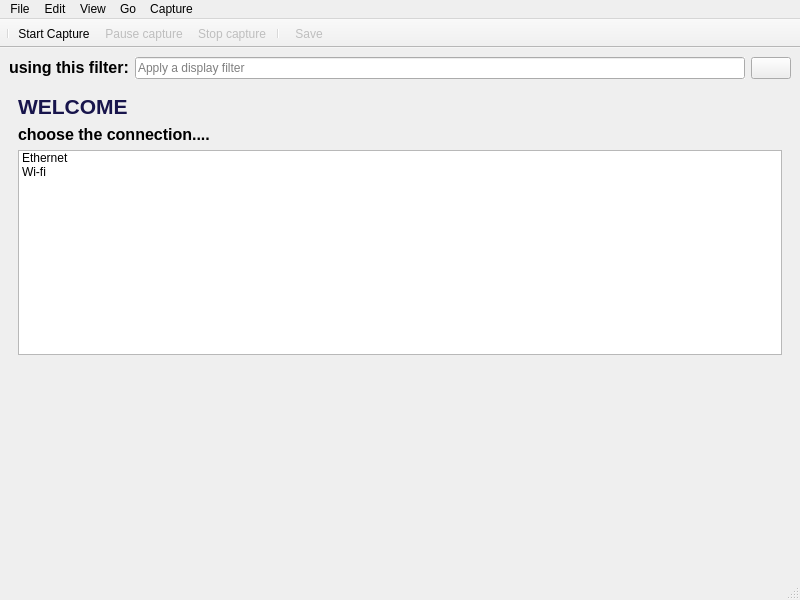
<?xml version="1.0" encoding="UTF-8"?>
<ui version="4.0">
 <class>MainWindow</class>
 <widget class="QMainWindow" name="MainWindow">
  <property name="windowModality">
   <enum>Qt::ApplicationModal</enum>
  </property>
  <property name="geometry">
   <rect>
    <x>0</x>
    <y>0</y>
    <width>800</width>
    <height>600</height>
   </rect>
  </property>
  <property name="minimumSize">
   <size>
    <width>0</width>
    <height>0</height>
   </size>
  </property>
  <property name="windowTitle">
   <string>The Network Analyzer</string>
  </property>
  <widget class="QWidget" name="centralwidget">
   <layout class="QGridLayout" name="gridLayout_3">
    <item row="0" column="0">
     <layout class="QVBoxLayout" name="verticalLayout_6">
      <property name="spacing">
       <number>6</number>
      </property>
      <property name="sizeConstraint">
       <enum>QLayout::SetMinimumSize</enum>
      </property>
      <item>
       <layout class="QHBoxLayout" name="horizontalLayout_2">
        <item>
         <widget class="QLabel" name="label_3">
          <property name="text">
           <string>&lt;html&gt;&lt;head/&gt;&lt;body&gt;&lt;p&gt;&lt;span style=&quot; font-size:12pt; font-weight:600;&quot;&gt;using this filter:&lt;/span&gt;&lt;/p&gt;&lt;/body&gt;&lt;/html&gt;</string>
          </property>
         </widget>
        </item>
        <item>
         <widget class="QLineEdit" name="filterLineEdit">
          <property name="mouseTracking">
           <bool>true</bool>
          </property>
          <property name="autoFillBackground">
           <bool>true</bool>
          </property>
          <property name="inputMask">
           <string/>
          </property>
          <property name="text">
           <string/>
          </property>
          <property name="placeholderText">
           <string>Apply a display filter</string>
          </property>
         </widget>
        </item>
        <item>
         <widget class="QPushButton" name="applyFIlterBtn">
          <property name="toolTip">
           <string>Apply filter</string>
          </property>
          <property name="text">
           <string/>
          </property>
          <property name="icon">
           <iconset>
            <normaloff>filter.png</normaloff>filter.png</iconset>
          </property>
         </widget>
        </item>
       </layout>
      </item>
     </layout>
    </item>
    <item row="1" column="0">
     <widget class="QStackedWidget" name="stackedWidget">
      <property name="currentIndex">
       <number>0</number>
      </property>
      <widget class="QWidget" name="page_3">
       <layout class="QVBoxLayout" name="verticalLayout_4">
        <item>
         <widget class="QLabel" name="label">
          <property name="palette">
           <palette>
            <active>
             <colorrole role="WindowText">
              <brush brushstyle="SolidPattern">
               <color alpha="255">
                <red>24</red>
                <green>21</green>
                <blue>76</blue>
               </color>
              </brush>
             </colorrole>
            </active>
            <inactive>
             <colorrole role="WindowText">
              <brush brushstyle="SolidPattern">
               <color alpha="255">
                <red>24</red>
                <green>21</green>
                <blue>76</blue>
               </color>
              </brush>
             </colorrole>
            </inactive>
            <disabled>
             <colorrole role="WindowText">
              <brush brushstyle="SolidPattern">
               <color alpha="255">
                <red>159</red>
                <green>158</green>
                <blue>158</blue>
               </color>
              </brush>
             </colorrole>
            </disabled>
           </palette>
          </property>
          <property name="font">
           <font>
            <pointsize>16</pointsize>
            <weight>75</weight>
            <bold>true</bold>
           </font>
          </property>
          <property name="text">
           <string>WELCOME</string>
          </property>
          <property name="textFormat">
           <enum>Qt::PlainText</enum>
          </property>
         </widget>
        </item>
        <item>
         <widget class="QLabel" name="label_2">
          <property name="text">
           <string>&lt;html&gt;&lt;head/&gt;&lt;body&gt;&lt;p&gt;&lt;span style=&quot; font-size:12pt; font-weight:600;&quot;&gt;choose the connection....&lt;/span&gt;&lt;/p&gt;&lt;/body&gt;&lt;/html&gt;</string>
          </property>
         </widget>
        </item>
        <item>
         <widget class="QListWidget" name="listWidget">
          <property name="enabled">
           <bool>true</bool>
          </property>
          <property name="resizeMode">
           <enum>QListView::Fixed</enum>
          </property>
          <property name="layoutMode">
           <enum>QListView::SinglePass</enum>
          </property>
          <property name="viewMode">
           <enum>QListView::ListMode</enum>
          </property>
          <item>
           <property name="text">
            <string>Ethernet</string>
           </property>
          </item>
          <item>
           <property name="text">
            <string>Wi-fi</string>
           </property>
          </item>
         </widget>
        </item>
        <item>
         <spacer name="verticalSpacer">
          <property name="orientation">
           <enum>Qt::Vertical</enum>
          </property>
          <property name="sizeHint" stdset="0">
           <size>
            <width>20</width>
            <height>40</height>
           </size>
          </property>
         </spacer>
        </item>
       </layout>
      </widget>
      <widget class="QWidget" name="page_4">
       <layout class="QGridLayout" name="gridLayout_4">
        <item row="1" column="0">
         <widget class="QTreeWidget" name="treeWidget">
          <property name="editTriggers">
           <set>QAbstractItemView::NoEditTriggers</set>
          </property>
          <property name="wordWrap">
           <bool>true</bool>
          </property>
          <column>
           <property name="text">
            <string>Description</string>
           </property>
          </column>
         </widget>
        </item>
        <item row="0" column="0">
         <widget class="QTableWidget" name="table">
          <property name="editTriggers">
           <set>QAbstractItemView::NoEditTriggers</set>
          </property>
          <column>
           <property name="text">
            <string>Time</string>
           </property>
          </column>
          <column>
           <property name="text">
            <string>Source</string>
           </property>
          </column>
          <column>
           <property name="text">
            <string>Destination</string>
           </property>
          </column>
          <column>
           <property name="text">
            <string>Protocol</string>
           </property>
          </column>
          <column>
           <property name="text">
            <string>Length</string>
           </property>
          </column>
          <column>
           <property name="text">
            <string>Info</string>
           </property>
           <property name="textAlignment">
            <set>AlignLeft|AlignVCenter</set>
           </property>
          </column>
         </widget>
        </item>
        <item row="3" column="0">
         <widget class="QPlainTextEdit" name="plainTextEdit">
          <property name="font">
           <font>
            <pointsize>14</pointsize>
           </font>
          </property>
          <property name="documentTitle">
           <string>Hexadecimal</string>
          </property>
          <property name="readOnly">
           <bool>true</bool>
          </property>
         </widget>
        </item>
        <item row="2" column="0">
         <widget class="QLabel" name="label_4">
          <property name="text">
           <string> Hexadecimal</string>
          </property>
         </widget>
        </item>
       </layout>
      </widget>
     </widget>
    </item>
   </layout>
  </widget>
  <widget class="QMenuBar" name="menubar">
   <property name="geometry">
    <rect>
     <x>0</x>
     <y>0</y>
     <width>800</width>
     <height>27</height>
    </rect>
   </property>
   <widget class="QMenu" name="menuFile">
    <property name="title">
     <string>File</string>
    </property>
    <addaction name="saveBtn"/>
    <addaction name="actionExitBtn"/>
   </widget>
   <widget class="QMenu" name="menuView">
    <property name="title">
     <string>View</string>
    </property>
   </widget>
   <widget class="QMenu" name="menuGo">
    <property name="title">
     <string>Go</string>
    </property>
    <addaction name="startCaptureBtn"/>
    <addaction name="stopCaptureBtn"/>
    <addaction name="pauseCaptureBtn"/>
   </widget>
   <widget class="QMenu" name="menuCapture">
    <property name="title">
     <string>Capture</string>
    </property>
   </widget>
   <widget class="QMenu" name="menuEdit">
    <property name="title">
     <string>Edit</string>
    </property>
   </widget>
   <addaction name="menuFile"/>
   <addaction name="menuEdit"/>
   <addaction name="menuView"/>
   <addaction name="menuGo"/>
   <addaction name="menuCapture"/>
  </widget>
  <widget class="QStatusBar" name="statusbar"/>
  <widget class="QToolBar" name="toolBar">
   <property name="windowTitle">
    <string>toolBar</string>
   </property>
   <property name="movable">
    <bool>false</bool>
   </property>
   <attribute name="toolBarArea">
    <enum>TopToolBarArea</enum>
   </attribute>
   <attribute name="toolBarBreak">
    <bool>false</bool>
   </attribute>
   <addaction name="separator"/>
   <addaction name="startCaptureBtn"/>
   <addaction name="pauseCaptureBtn"/>
   <addaction name="stopCaptureBtn"/>
   <addaction name="separator"/>
  </widget>
  <widget class="QToolBar" name="toolBar_2">
   <property name="windowTitle">
    <string>toolBar_2</string>
   </property>
   <property name="movable">
    <bool>false</bool>
   </property>
   <attribute name="toolBarArea">
    <enum>TopToolBarArea</enum>
   </attribute>
   <attribute name="toolBarBreak">
    <bool>false</bool>
   </attribute>
   <addaction name="saveBtn"/>
  </widget>
  <action name="actionExit">
   <property name="text">
    <string>Exit</string>
   </property>
  </action>
  <action name="saveBtn">
   <property name="enabled">
    <bool>false</bool>
   </property>
   <property name="icon">
    <iconset>
     <normaloff>save.png</normaloff>save.png</iconset>
   </property>
   <property name="text">
    <string>Save</string>
   </property>
  </action>
  <action name="startCaptureBtn">
   <property name="icon">
    <iconset>
     <normaloff>start.png</normaloff>start.png</iconset>
   </property>
   <property name="text">
    <string>Start Capture</string>
   </property>
  </action>
  <action name="stopCaptureBtn">
   <property name="enabled">
    <bool>false</bool>
   </property>
   <property name="icon">
    <iconset>
     <normaloff>stop.png</normaloff>stop.png</iconset>
   </property>
   <property name="text">
    <string>Stop capture</string>
   </property>
   <property name="toolTip">
    <string>Stop capture</string>
   </property>
  </action>
  <action name="actionExitBtn">
   <property name="text">
    <string>Exit</string>
   </property>
  </action>
  <action name="pauseCaptureBtn">
   <property name="enabled">
    <bool>false</bool>
   </property>
   <property name="icon">
    <iconset>
     <normaloff>pause.png</normaloff>pause.png</iconset>
   </property>
   <property name="text">
    <string>Pause capture</string>
   </property>
  </action>
 </widget>
 <resources/>
 <connections/>
</ui>
